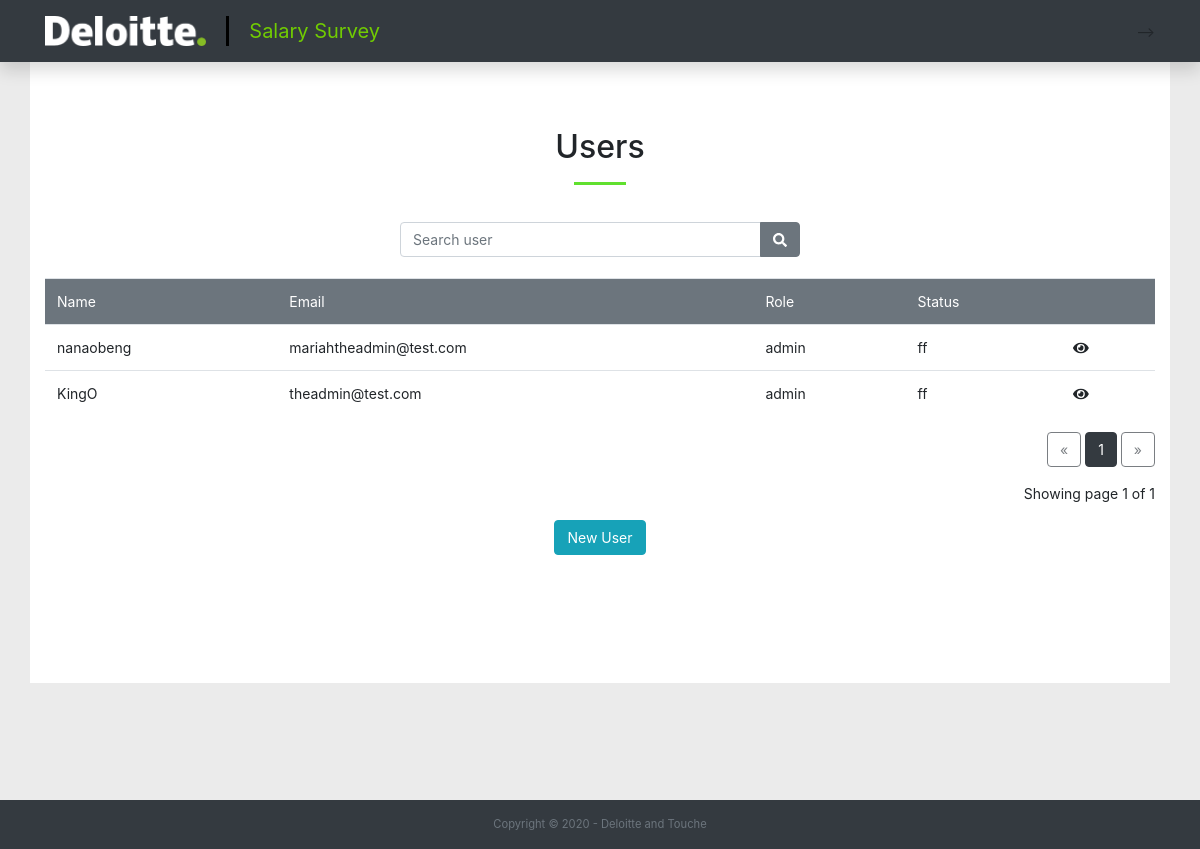
Page /administration/config/users on the earlier database version.
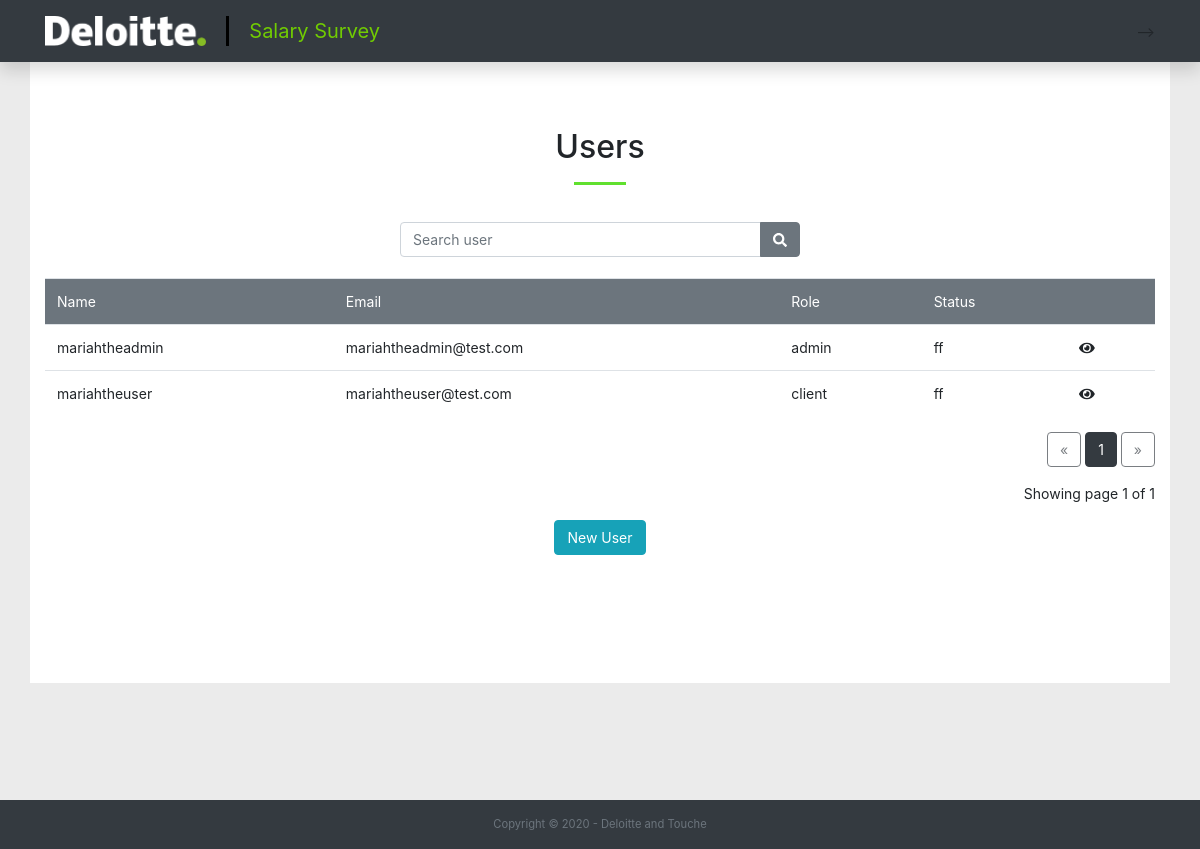
Same page on the later database version.
### survey/models.py (models this page shows, shortened)
class User(db.Model,UserMixin):
    id = db.Column(db.Integer, primary_key=True)
    username = db.Column(db.String(50), unique=True)
    email = db.Column(db.String(120), unique=True)
    role = db.Column(db.String(120))
    password = db.Column(db.String(60),  nullable=False)
    client = db.relationship('Client', backref='user' , lazy=True)
    audit_log = db.relationship('Audit_log', backref='log' , lazy=True)

### survey/users/routes.py (the view)
@users.route("/administration/config/users")
def admin_users():
    rows_per_page = 5
    search = request.args.get('search', 1, type=str)
    page = request.args.get('page', 1, type=int)
    if search !='':
        Users = User.query.paginate(page=page, per_page=rows_per_page)
    else:
        Users = User.query.paginate(page=page, per_page=rows_per_page)
    return render_template("admin_users.html", Users=Users)

### survey/templates/admin_users.html (shortened to what this page needs)
{% extends "admin_layout.html" %}
{% block header %}
Users
{% endblock header %}
{% block content %}
<div class="col d-flex justify-content-center">
    <div class="input-group" style="max-width: 400px;">
        <input type="text" class="form-control" placeholder="Search user" id="search_user">
        <div class="input-group-append">
          <button class="btn btn-secondary" type="button" onclick="search_user()">
            <i class="fa fa-search"></i>
          </button>
        </div>
      </div>
</div>
<br>
<table class="table table-hover">
    <thead class="bg-secondary text-white">
        <td>Name</td>
        <td>Email</td>
        <td>Role</td>
        <td>Status</td>
        <td></td>
    </thead>
    <tbody>
        {% for User in Users.items %}
        <tr>
            <td>{{User.username}}</td>
            <td>{{User.email}}</td>
            <td>{{User.role}}</td>
            <td>ff</td>
            <td><i class="fas fa-eye"></i></td>
        </tr>
        {% endfor %}
    </tbody>
</table>
<div class="text-right">
    <a href="{{ url_for('users.admin_users', page=Users.prev_num) }}"
       class="btn btn-outline-dark
       {% if Users.page == 1 %}disabled{% endif %}">
        &laquo;
    </a>
    {% for page_num in Users.iter_pages(left_edge=1, right_edge=1, left_current=1, right_current=2) %}
{% if page_num %}
            {% if Users.page == page_num %}
            <a href="{{ url_for('users.admin_users', page=page_num) }}"
               class="btn btn-dark">
                {{ page_num }}
            </a>
            {% else %}
            <a href="{{ url_for('users.admin_users', page=page_num) }}"
               class="btn btn-outline-dark">
                {{ page_num }}
            </a>
            {% endif %}
        {% else %}
            ...
        {% endif %}
    {% endfor %}
    <a href="{{ url_for('users.admin_users', page=Users.next_num) }}"
       class="btn btn-outline-dark
       {% if Users.page == Users.pages %}disabled{% endif %}">
        &raquo;
    </a>
</div>
<p class="text-right mt-3">
   Showing page {{ Users.page }} of {{ Users.pages }}
</p>
<div class="row justify-content-center">
    <a href="{{ url_for('users.register')}}"><button class="btn btn-info">New User</button></a>
</div>
{% endblock content %}

Differences in the rows shown:
changed User "mariahtheadmin@test.com": username "nanaobeng" → "mariahtheadmin"
changed User: username "KingO" → "mariahtheuser"; email "theadmin@test.com" → "mariahtheuser@test.com"; role "admin" → "client"
